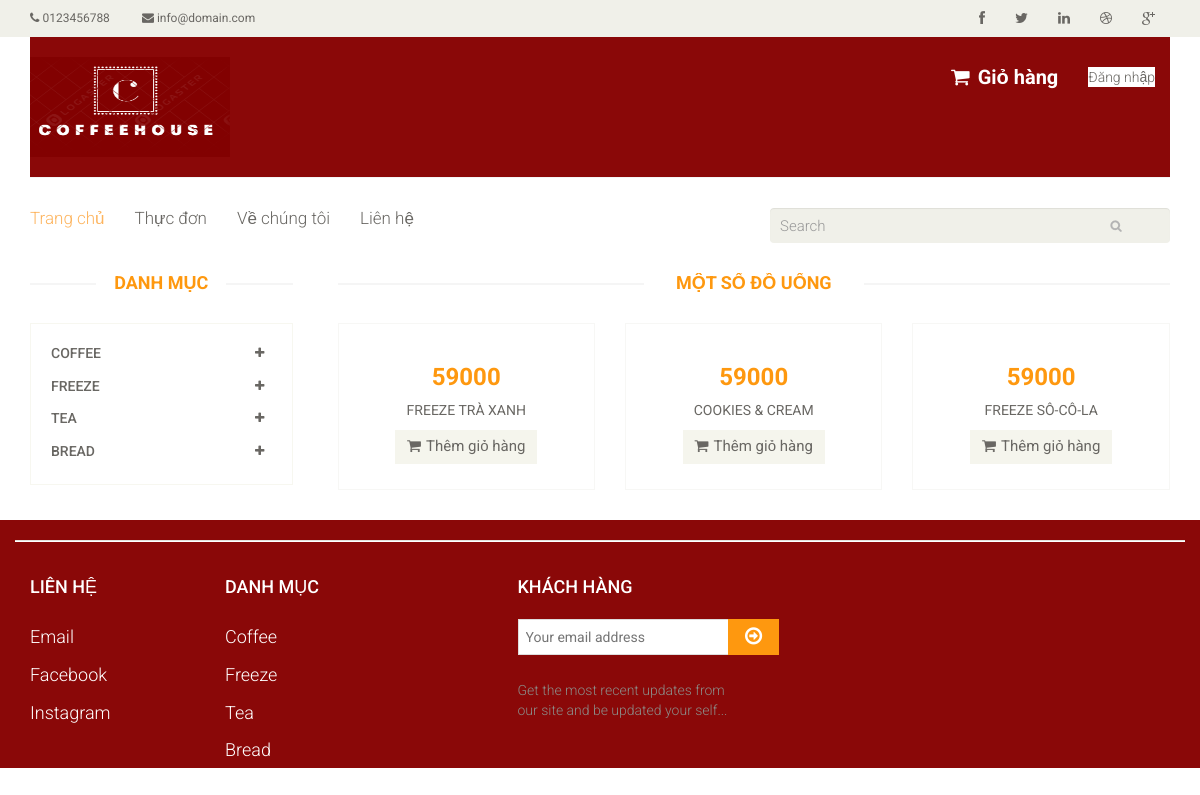
Screenshot of /productcat/2 with the database file from the repository.
### home/models.py (models this page shows)
class Category(models.Model):
    title = models.CharField(max_length=100,default='')
    description = models.TextField(default='')
    active = models.BooleanField(default=True)

class Product(models.Model):
    title = models.CharField(max_length=255,default='')
    description = models.TextField(default='')
    category = models.ForeignKey(Category,on_delete=models.CASCADE)
    product_img = models.CharField(max_length=255,default='')
    price = models.IntegerField(default=0)
    active = models.BooleanField(default=True)

### home/views.py (the view)
# urls.py: path('productcat/<int:id>', productcat, name ='productcat'),
def productcat(request,id):
    categories = Category.objects.all()
    procat = Product.objects.filter(category_id=id)
    return render(request, 'productcat.html', {'procat': procat,'categorys2': categories})

### home/templates/productcat.html (shortened to what this page needs)
{% extends 'base.html' %}
{% load static %}
{% block content %}
    <section>
		<div class="container">
			<div class="row">
				<div class="col-sm-3">
					<div class="left-sidebar">
						<h2>Danh mục</h2>
						<div class="panel-group category-products" id="accordian">
							{% for item in categorys2 %}
                            <div class="panel panel-default">
								<div class="panel-heading">
									<h4 class="panel-title">
										<a data-toggle="collapse" data-parent="#accordian" href="#{{ item.id }}">
											<span class="badge pull-right"><i class="fa fa-plus"></i></span>
											{{ item.title }}
										</a>
									</h4>
								</div>
							</div>
                            {% endfor %}
						</div>
					</div>
				</div>
				<div class="col-sm-9 padding-right">
					<div class="features_items">
						<h2 class="title text-center">Một số đồ uống</h2>
                        {% for item in procat %}
                            <div class="col-sm-4">
							<div class="product-image-wrapper">
								<div class="single-products">
										<div class="productinfo text-center">
											<h2>{{ item.price }}</h2>
											<a href="{% url 'home:detail' item.pk %}">
                                                <p>{{ item.title }}</p>
                                            </a>
											<a class="btn btn-default add-to-cart" ><i class="fa fa-shopping-cart"></i>Thêm giỏ hàng</a>
										</div>
								</div>
							</div>
						</div>
                        {% endfor %}
					</div>
				</div>
			</div>
		</div>
	</section>
{% endblock %}

### home/static/css/main.css (style rules this page uses)
body { font-family: 'Roboto', sans-serif; background:; position: relative; font-weight:400px; }
a { -webkit-transition: 300ms; -moz-transition: 300ms; -o-transition: 300ms; transition: 300ms; }
h1, h2, h3, h4, h5, h6 { font-family: 'Roboto', sans-serif; }
.category-products { border: 1px solid #F7F7F0; margin-bottom: 35px; padding-bottom: 20px; padding-top: 15px; }
.left-sidebar h2, .brands_products h2 { color: #FE980F; font-family: 'Roboto', sans-serif; font-size: 18px; font-weight: 700; margin: 0 auto 30px; text-align: center; text-transform: uppercase; position: relative; z-index:3; }
.left-sidebar h2:after, h2.title:after { content: " "; position: absolute; border: 1px solid #f5f5f5; bottom:8px; left: 0; width: 100%; height: 0; z-index: -2; }
.left-sidebar h2:before { content: " "; position: absolute; background: #fff; bottom: -6px; width: 130px; height: 30px; z-index: -1; left: 50%; margin-left: -65px; }
h2.title:before { content: " "; position: absolute; background: #fff; bottom: -6px; width: 220px; height: 30px; z-index: -1; left: 50%; margin-left: -110px; }
.category-products .panel { background-color: #FFFFFF; border: 0px; border-radius: 0px; box-shadow:none; margin-bottom: 0px; }
.category-products .panel-default .panel-heading { background-color: #FFFFFF; border: 0 none; color: #FFFFFF; padding: 5px 20px; }
.category-products .panel-default .panel-heading .panel-title a { color: #696763; font-family: 'Roboto', sans-serif; font-size: 14px; text-decoration: none; text-transform: uppercase; }
.category-products .badge { background:none; border-radius: 10px; color: #696763; display: inline-block; font-size: 12px; font-weight: bold; line-height: 1; min-width: 10px; padding: 3px 7px; text-align: center; vertical-align: baseline; white-space: nowrap; }
.padding-right { padding-right: 0; }
.features_items { overflow:hidden; }
h2.title { color: #FE980F; font-family: 'Roboto', sans-serif; font-size: 18px; font-weight: 700; margin: 0 15px; text-transform: uppercase; margin-bottom: 30px; position: relative; }
.product-image-wrapper { border:1px solid #F7F7F5; overflow: hidden; margin-bottom:30px; }
.single-products { position: relative; }
.productinfo h2 { color: #FE980F; font-family: 'Roboto', sans-serif; font-size: 24px; font-weight: 700; }
.productinfo p { font-family: 'Roboto', sans-serif; font-size: 14px; font-weight: 400; color: #696763; }
.productinfo { position:relative; }
.add-to-cart { background:#F5F5ED; border: 0 none; border-radius: 0; color: #696763; font-family: 'Roboto', sans-serif; font-size: 15px; margin-bottom: 25px; }
.add-to-cart i { margin-right:5px; }

### rows the page displays
Category: title "COFFEE"
Category: title "FREEZE"
Category: title "TEA"
Category: title "BREAD"
Product: price "59000", title "FREEZE TRÀ XANH"
Product: price "59000", title "COOKIES & CREAM"
Product: price "59000", title "FREEZE SÔ-CÔ-LA"
